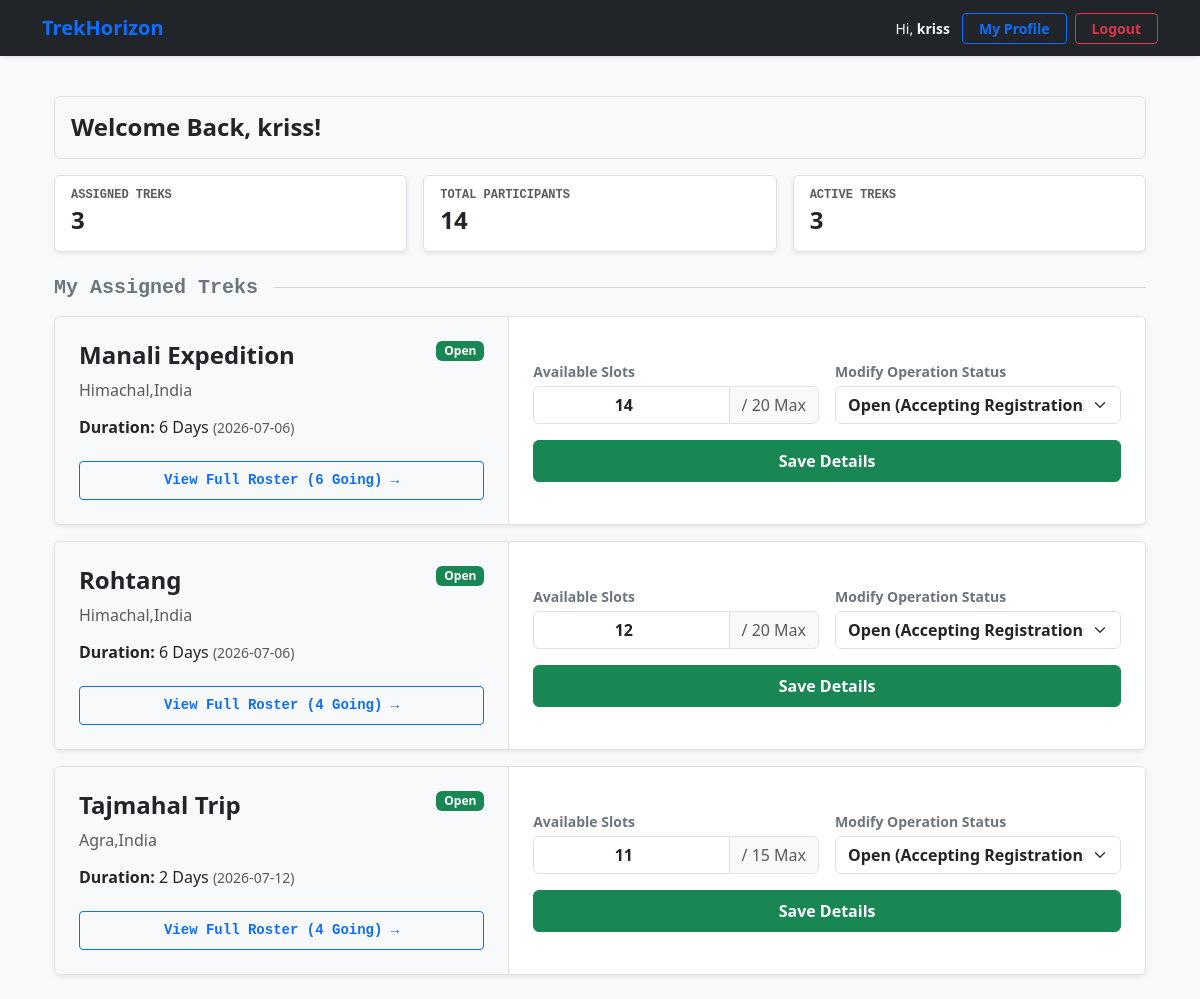
Page /dashboard (signed in) on the committed database.
### models.py (models this page shows)
class Trek(db.Model):
    trek_id = db.Column(db.Integer, primary_key=True, autoincrement=True)
    trek_name = db.Column(db.String(150), nullable=False)
    location = db.Column(db.String(150), nullable=False)
    difficulty = db.Column(db.Enum('Easy', 'Moderate', 'Hard', name='trek_difficulty'), nullable=False)
    duration_days = db.Column(db.Integer, nullable=False)
    available_slots = db.Column(db.Integer, nullable=False)
    max_slots = db.Column(db.Integer, nullable=False)
    start_date = db.Column(db.Date, nullable=False)
    end_date = db.Column(db.Date, nullable=False)
    status = db.Column(db.Enum('Pending', 'Started', 'Open', 'Closed', 'Completed', name='trek_status'), nullable=False)
    assigned_staff_id = db.Column(db.Integer, db.ForeignKey('user.user_id'), nullable=True)
    cost_per_person = db.Column(db.Float, nullable=False, default=0.0)
    meeting_point = db.Column(db.String(255), nullable=True)
    description = db.Column(db.Text, nullable=True)
    bookings = db.relationship('Booking', backref='trek', lazy=True)

### app.py (the view, shortened to what this page needs)
@app.route('/dashboard')
def dashboard():
    if 'user_id' not in session:
        return redirect('/login')
    role = session['user_role']
    user_id = session['user_id']
    if role == 'Admin':
        pending_staff = User.query.filter_by(role='Staff', status='Pending').count()
        all_active_treks = Trek.query.filter_by(status='Open').count()
        trekker_count = User.query.filter_by(role='Trekker').count()
        staff_count = User.query.filter_by(role='Staff').count()
        return render_template('adminhomepage.html',
                           staff_requests=pending_staff,
                           total_treks=all_active_treks,
                           trekker_count=trekker_count,
                           staff_count=staff_count)
    elif role == 'Staff':
        assigned_treks = Trek.query.filter_by(assigned_staff_id=user_id).all()
        return render_template('staffhomepage.html' , treks=assigned_treks )
    return redirect('/login')

### templates/staffhomepage.html (shortened to what this page needs)
{% extends 'base.html' %}
{% block content %}
{% set stats = namespace(participants=0, active=0) %}
{% for trek in treks %}
    {% set stats.participants = stats.participants + trek.bookings|length %}
    {% if trek.status in ['Open', 'Started', 'Ongoing'] %}
        {% set stats.active = stats.active + 1 %}
    {% endif %}
{% endfor %}
<div class="container mt-3">
    <div class="p-3 bg-light border rounded mb-3">
        <h4 class="mb-0 text-dark fw-bold">Welcome Back, {{ session.get('user_name') }}!</h4>
    </div>
    <div class="row g-3 mb-4">
        <div class="col-md-4">
            <div class="card border shadow-sm h-100">
                <div class="card-body d-flex align-items-center py-3">
                    <div>
                        <h6 class="card-subtitle text-muted mb-1 text-uppercase small font-monospace fw-bold" style="font-size: 0.75rem;">Assigned Treks</h6>
                        <h4 class="card-title mb-0 fw-bold">{{ treks|length }}</h4>
                    </div>
                </div>
            </div>
        </div>
        <div class="col-md-4">
            <div class="card border shadow-sm h-100">
                <div class="card-body d-flex align-items-center py-3">
                    <div>
                        <h6 class="card-subtitle text-muted mb-1 text-uppercase small font-monospace fw-bold" style="font-size: 0.75rem;">Total Participants</h6>
                        <h4 class="card-title mb-0 fw-bold">{{ stats.participants }}</h4>
                    </div>
                </div>
            </div>
        </div>
        <div class="col-md-4">
            <div class="card border shadow-sm h-100">
                <div class="card-body d-flex align-items-center py-3">
                    <div>
                        <h6 class="card-subtitle text-muted mb-1 text-uppercase small font-monospace fw-bold" style="font-size: 0.75rem;">Active Treks</h6>
                        <h4 class="card-title mb-0 fw-bold">{{ stats.active }}</h4>
                    </div>
                </div>
            </div>
        </div>
    </div>
    <div class="d-flex align-items-center mb-3">
        <h5 class="text-secondary mb-0 font-monospace fw-bold">My Assigned Treks</h5>
        <hr class="flex-grow-1 ms-3 my-0 border-secondary opacity-25">
    </div>
    <div class="row g-3">
        {% for trek in treks %}
        <div class="col-12">
            <div class="card border shadow-sm w-100 overflow-hidden">
                <div class="row g-0 align-items-stretch">
                    <div class="col-md-5 bg-light p-4 d-flex flex-column justify-content-between border-end">
                        <div>
                            <div class="d-flex justify-content-between align-items-start mb-2">
                                <h4 class="text-dark fw-bold mb-0">{{ trek.trek_name }}</h4>
                                <span class="badge {% if trek.status == 'Open' %}bg-success{% elif trek.status == 'Started' %}bg-primary{% elif trek.status == 'Ongoing' %}bg-info text-dark{% elif trek.status == 'Closed' %}bg-danger{% elif trek.status == 'Pending' %}bg-warning text-dark{% else %}bg-secondary{% endif %} fs-8">
                                    {{ trek.status }}
                                </span>
                            </div>
                            <p class="text-muted mb-3"> {{ trek.location }}</p>
                            <h6 class="mb-0 text-dark">
                                <strong> Duration:</strong> {{ trek.duration_days }} Days
                                <span class="text-muted small">({{ trek.start_date }})</span>
                            </h6>
                        </div>
                        <div class="mt-4">
                            <a href="/staff/trek/{{ trek.trek_id }}/roster" class="btn btn-sm btn-outline-primary w-100 py-2 font-monospace fw-bold">
                                 View Full Roster ({{trek.bookings|length }} Going) →
                            </a>
                        </div>
                    </div>
                    <div class="col-md-7 p-4 bg-white d-flex flex-column justify-content-center">
                        <form action="/staff/update_trek/{{ trek.trek_id }}" method="POST">
                            <div class="row g-3 align-items-end">
                                <div class="col-sm-6">
                                    <label class="form-label text-secondary small fw-bold mb-1">Available Slots</label>
                                    <div class="input-group">
                                        <input type="number" name="available_slots" class="form-control text-center fw-bold"
                                               value="{{ trek.available_slots }}" min="0" max="{{ trek.max_slots }}">
                                        <span class="input-group-text bg-light text-muted">/ {{ trek.max_slots }} Max</span>
                                    </div>
                                </div>
                                <div class="col-sm-6">
                                    <label class="form-label text-secondary small fw-bold mb-1">Modify Operation Status</label>
                                    <select name="status" class="form-select fw-bold">
                                        <optgroup label="Booking Availability">
                                            <option value="Open" {% if trek.status == 'Open' %}selected{% endif %}>Open (Accepting Registrations)</option>
                                        </optgroup>
                                    </select>
                                </div>
                                <div class="col-12 mt-3">
                                    <button type="submit" class="btn btn-success w-100 py-2 fw-bold">Save Details</button>
                                </div>
                            </div>
                        </form>
                    </div>
                </div>
            </div>
        </div>
        {% else %}
        <div class="col-12 text-center text-muted py-5">
            <p class="mb-1 fs-5"> No treks are appearing for your staff profile.</p>
        </div>
        {% endfor %}
    </div>
</div>
{% endblock %}

### rows in the picture
Trek: trek_name "Manali Expedition", status "Open", location "Himachal,India", duration_days "6", start_date "2026-07-06", bookings|length "6", available_slots "14", max_slots "20", status "Open (Accepting Registrations)"
Trek: trek_name "Rohtang", status "Open", location "Himachal,India", duration_days "6", start_date "2026-07-06", bookings|length "4", available_slots "12", max_slots "20", status "Open (Accepting Registrations)"
Trek: trek_name "Tajmahal Trip", status "Open", location "Agra,India", duration_days "2", start_date "2026-07-12", bookings|length "4", available_slots "11", max_slots "15", status "Open (Accepting Registrations)"

### other values in the picture
{{ session.get('user_name', 'User') }} "kriss"
{{ session.get('user_name') }} "kriss"
{{ treks|length }} "3"
{{ stats.participants }} "14"
{{ stats.active }} "3"
